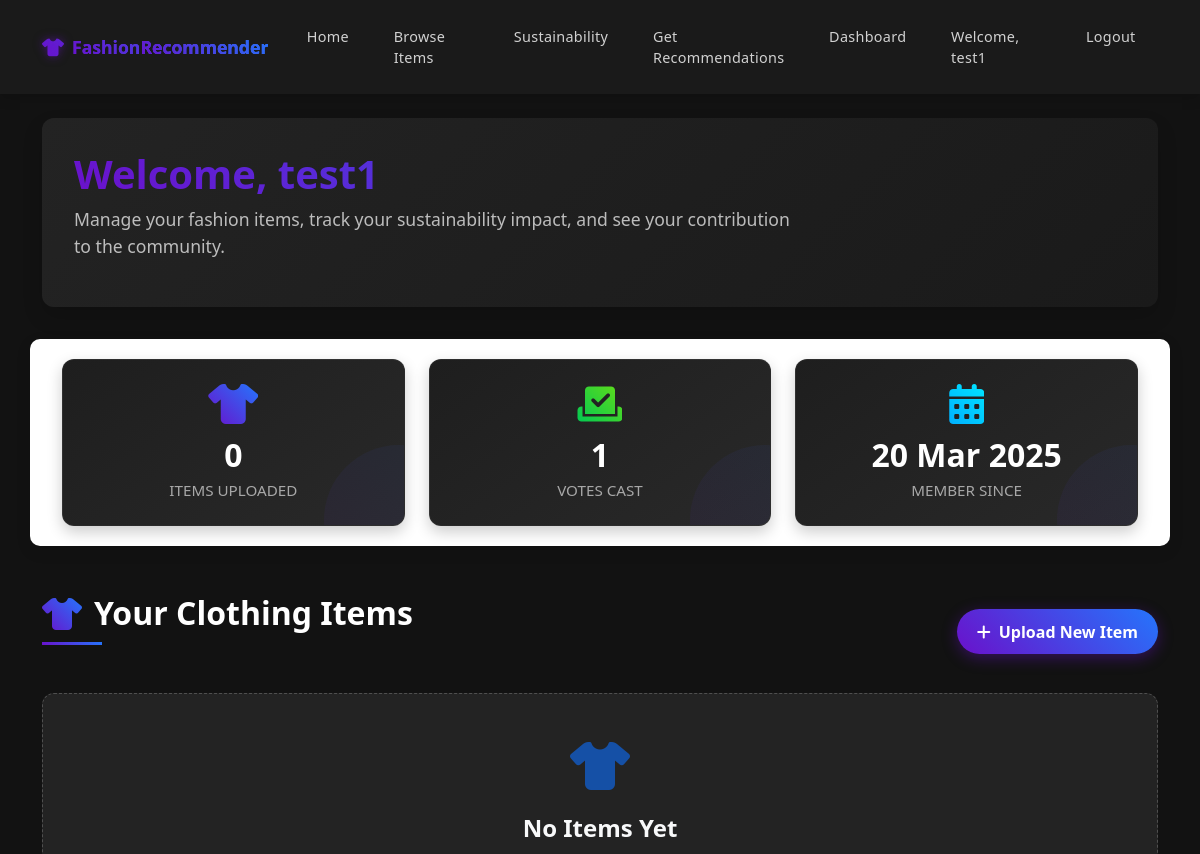
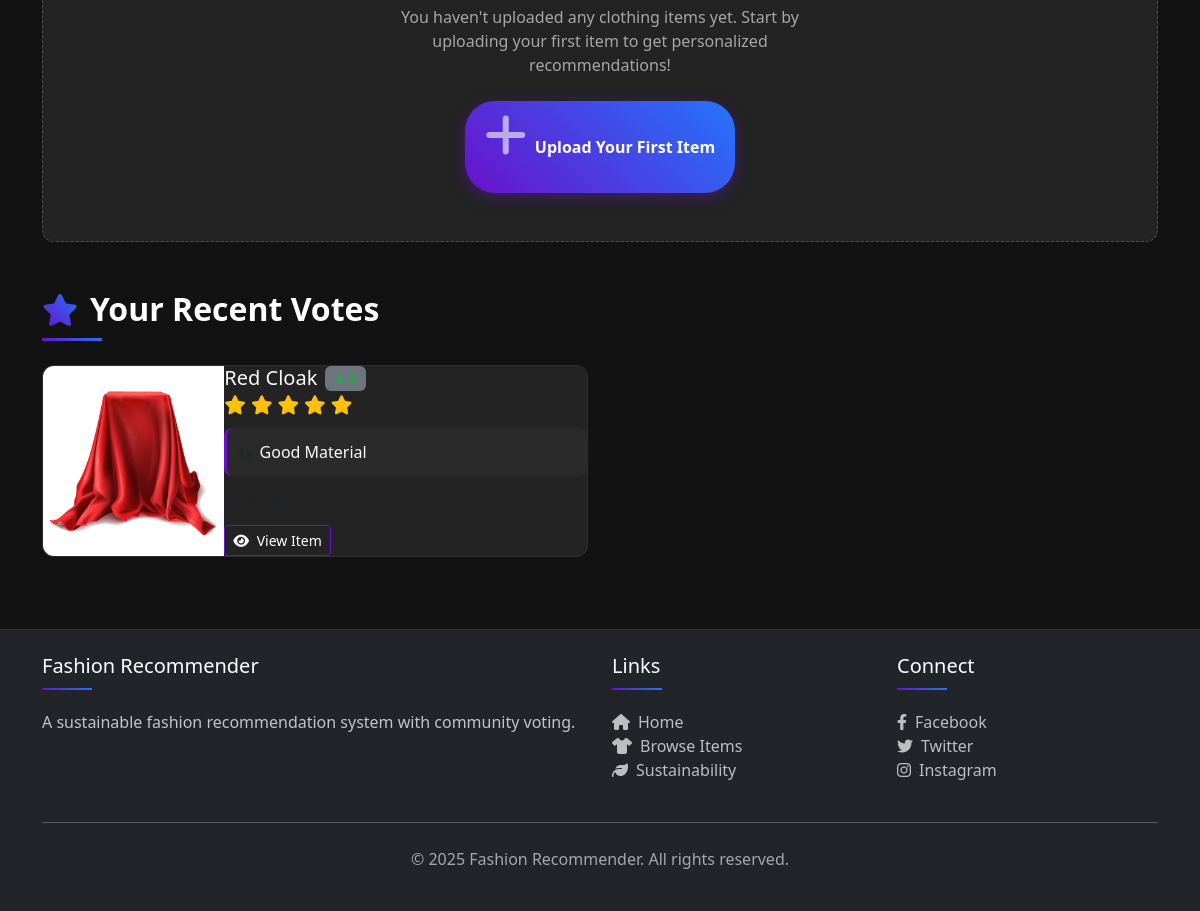
Page /dashboard (signed in) on the committed database (2 pictures, top to bottom).
### models.py (models this page shows, shortened)
class User(UserMixin, db.Model):
    id = db.Column(db.Integer, primary_key=True)
    username = db.Column(db.String(64), unique=True, nullable=False)
    email = db.Column(db.String(120), unique=True, nullable=False)
    password_hash = db.Column(db.String(128))
    role = db.Column(db.String(20), default=Role.CUSTOMER)  # Default to customer role
    created_at = db.Column(db.DateTime, default=datetime.utcnow)
    items = db.relationship('ClothingItem', backref='owner', lazy='dynamic')
    votes = db.relationship('Vote', backref='voter', lazy='dynamic')
    def is_admin(self):
        return self.role == Role.ADMIN

class Vote(db.Model):
    id = db.Column(db.Integer, primary_key=True)
    value = db.Column(db.Integer, nullable=False)  # 1-5 rating
    comment = db.Column(db.Text)
    created_at = db.Column(db.DateTime, default=datetime.utcnow)
    user_id = db.Column(db.Integer, db.ForeignKey('user.id'))
    item_id = db.Column(db.Integer, db.ForeignKey('clothing_item.id'))
    __table_args__ = (
        db.UniqueConstraint('user_id', 'item_id', name='unique_user_item_vote'),
    )

class ClothingItem(db.Model):
    id = db.Column(db.Integer, primary_key=True)
    name = db.Column(db.String(100), nullable=False)
    description = db.Column(db.Text)
    image_path = db.Column(db.String(255), nullable=False)
    sustainability_score = db.Column(db.Float, default=0.0)
    sustainability_notes = db.Column(db.Text)
    created_at = db.Column(db.DateTime, default=datetime.utcnow)
    user_id = db.Column(db.Integer, db.ForeignKey('user.id'))
    votes = db.relationship('Vote', backref='item', lazy='dynamic')

### app_simple.py (the view)
@app.route('/dashboard')
@login_required
def dashboard():
    user_items = ClothingItem.query.filter_by(user_id=current_user.id).all()
    for item in user_items:
        item.image_path = normalize_path(item.image_path)
    user_votes = Vote.query.filter_by(user_id=current_user.id).all()
    return render_template('dashboard.html', items=user_items, votes=user_votes)

### app_simple.py (called while the page is built)
@app.template_filter('normalize_path')
def normalize_path(path):
    if path:
        return path.replace('\\', '/')
    return path

@login_manager.user_loader
def load_user(user_id):
    return User.query.get(int(user_id))

### templates/dashboard.html (shortened to what this page needs)
{% extends "base.html" %}
{% block content %}
<div class="dashboard-header">
    <h1>Welcome, {{ current_user.username }}</h1>
    <p>Manage your fashion items, track your sustainability impact, and see your contribution to the community.</p>
</div>
<div class="row dashboard-stats mb-5">
    <div class="col-md-4">
        <div class="stat-card">
            <i class="fas fa-tshirt text-primary"></i>
            <h3>{{ items|length }}</h3>
            <p>ITEMS UPLOADED</p>
        </div>
    </div>
    <div class="col-md-4">
        <div class="stat-card">
            <i class="fas fa-vote-yea text-success"></i>
            <h3>{{ votes|length }}</h3>
            <p>VOTES CAST</p>
        </div>
    </div>
    <div class="col-md-4">
        <div class="stat-card">
            <i class="fas fa-calendar-alt text-info"></i>
            <h3>{{ current_user.created_at.strftime('%d %b %Y') }}</h3>
            <p>MEMBER SINCE</p>
        </div>
    </div>
</div>
<div class="row mb-4">
    <div class="col-md-12">
        <div class="d-flex justify-content-between align-items-center">
            <h2 class="section-heading"><i class="fas fa-tshirt"></i>Your Clothing Items</h2>
            <a href="{{ url_for('recommend') }}" class="btn btn-primary btn-upload">
                <i class="fas fa-plus me-2"></i>Upload New Item
            </a>
        </div>
    </div>
</div>
<div class="row">
    {% if items %}
        {% for item in items %}
        <div class="col-md-4 col-lg-3 mb-4">
            <div class="card h-100">
                <div class="sustainability-score score-{{ item.sustainability_score|int }}">
                    {{ item.sustainability_score }}
                </div>
                <img src="{{ url_for('static', filename=item.image_path|normalize_path) }}" class="card-img-top" alt="{{ item.name }}">
                <div class="card-body">
                    <h5 class="card-title">{{ item.name }}</h5>
                    <div class="rating mb-2">
                        {% set score = item.get_vote_score()|int %}
                        {% for i in range(5) %}
                            {% if i < score %}
                            <i class="fas fa-star"></i>
                            {% else %}
                            <i class="far fa-star"></i>
                            {% endif %}
                        {% endfor %}
                        <span class="text-muted ms-2">({{ item.votes.count() }})</span>
                    </div>
                    <p class="card-text small text-muted">
                        <i class="far fa-calendar-alt me-1"></i> {{ item.created_at.strftime('%d %b %Y') }}
                    </p>
                    <a href="{{ url_for('item_details', item_id=item.id) }}" class="btn btn-outline-primary w-100">
                        <i class="fas fa-eye me-1"></i> View Details
                    </a>
                </div>
            </div>
        </div>
        {% endfor %}
    {% else %}
        <div class="col-12">
            <div class="empty-state">
                <i class="fas fa-tshirt text-primary"></i>
                <h4>No Items Yet</h4>
                <p>You haven't uploaded any clothing items yet. Start by uploading your first item to get personalized recommendations!</p>
                <a href="{{ url_for('recommend') }}" class="btn btn-primary btn-upload">
                    <i class="fas fa-plus me-2"></i>Upload Your First Item
                </a>
            </div>
        </div>
    {% endif %}
</div>
<h2 class="section-heading mt-5"><i class="fas fa-star"></i>Your Recent Votes</h2>
<div class="row">
    {% if votes %}
        {% for vote in votes %}
        <div class="col-md-6 mb-4">
            <div class="votes-card">
                <div class="row g-0">
                    <div class="col-md-4">
                        <img src="{{ url_for('static', filename=vote.item.image_path|normalize_path) }}" class="img-fluid rounded-start" alt="{{ vote.item.name }}">
                    </div>
                    <div class="col-md-8">
                        <div class="card-body">
                            <h5 class="card-title d-flex align-items-center">
                                {{ vote.item.name }}
                                <span class="badge bg-secondary ms-2 score-{{ vote.item.sustainability_score|int }}">{{ vote.item.sustainability_score }}</span>
                            </h5>
                            <div class="rating mb-2">
                                {% for i in range(5) %}
                                    {% if i < vote.value %}
                                    <i class="fas fa-star"></i>
                                    {% else %}
                                    <i class="far fa-star"></i>
                                    {% endif %}
                                {% endfor %}
                            </div>
                            {% if vote.comment %}
                            <div class="vote-comment">
                                <i class="fas fa-quote-left me-2 small text-muted"></i>{{ vote.comment }}
                            </div>
                            {% endif %}
                            <p class="card-text d-flex align-items-center">
                                <small class="text-muted">
                                    <i class="far fa-calendar-alt me-1"></i> {{ vote.created_at.strftime('%d %b %Y') }}
                                </small>
                            </p>
                            <a href="{{ url_for('item_details', item_id=vote.item.id) }}" class="btn btn-sm btn-outline-primary">
                                <i class="fas fa-eye me-1"></i> View Item
                            </a>
                        </div>
                    </div>
                </div>
            </div>
        </div>
        {% endfor %}
    {% endif %}
</div>
{% endblock %}

### templates/base.html (shortened to what this page needs)
<!DOCTYPE html>
<html lang="en">
<head>
    <link href="https://cdn.jsdelivr.net/npm/bootstrap@5.3.0-alpha1/dist/css/bootstrap.min.css" rel="stylesheet">
    <link rel="stylesheet" href="https://cdnjs.cloudflare.com/ajax/libs/font-awesome/6.3.0/css/all.min.css">
    <link rel="stylesheet" href="{{ url_for('static', filename='css/style.css') }}">
</head>
<body>
    <nav class="navbar navbar-expand-lg navbar-dark navbar-compact bg-dark">
        <div class="container">
            <a class="navbar-brand" href="{{ url_for('index') }}">
                <i class="fas fa-tshirt"></i><span class="brand-text">Fashion<span>Recommender</span></span>
            </a>
            <div class="collapse navbar-collapse" id="navbarSupportedContent">
                <ul class="navbar-nav me-auto mb-2 mb-lg-0">
                    <li class="nav-item">
                        <a class="nav-link {% if request.endpoint == 'index' %}active{% endif %}" href="{{ url_for('index') }}">Home</a>
                    </li>
                    <li class="nav-item">
                        <a class="nav-link {% if request.endpoint == 'items' %}active{% endif %}" href="{{ url_for('items') }}">Browse Items</a>
                    </li>
                    <li class="nav-item">
                        <a class="nav-link {% if request.endpoint == 'sustainability' %}active{% endif %}" href="{{ url_for('sustainability') }}">Sustainability</a>
                    </li>
                    <li class="nav-item">
                        <a class="nav-link" href="http://localhost:8501/">Get Recommendations</a>
                    </li>
                    {% if current_user.is_authenticated %}
                    {% if not current_user.is_admin() %}
                    <li class="nav-item">
                        <a class="nav-link {% if request.endpoint == 'dashboard' %}active{% endif %}" href="{{ url_for('dashboard') }}">Dashboard</a>
                    </li>
                    {% endif %}
                    {% endif %}
                </ul>
                <ul class="navbar-nav">
                    {% if current_user.is_authenticated %}
                    <li class="nav-item">
                        <span class="nav-link">Welcome, {{ current_user.username }}</span>
                    </li>
                    <li class="nav-item">
                        <a class="nav-link" href="{{ url_for('logout') }}">Logout</a>
                    </li>
                    {% endif %}
                </ul>
            </div>
        </div>
    </nav>
    <div class="container mt-4">
        {% block content %}{% endblock %}
    </div>
    <footer class="bg-dark text-white mt-5 py-4">
        <div class="container">
            <div class="row">
                <div class="col-md-6">
                    <h5>Fashion Recommender</h5>
                    <p class="text-light opacity-75">A sustainable fashion recommendation system with community voting.</p>
                </div>
                <div class="col-md-3">
                    <h5>Links</h5>
                    <ul class="list-unstyled">
                        <li><a href="{{ url_for('index') }}"><i class="fas fa-home me-2"></i>Home</a></li>
                        <li><a href="{{ url_for('items') }}"><i class="fas fa-tshirt me-2"></i>Browse Items</a></li>
                        <li><a href="{{ url_for('sustainability') }}"><i class="fas fa-leaf me-2"></i>Sustainability</a></li>
                    </ul>
                </div>
                <div class="col-md-3">
                    <h5>Connect</h5>
                    <ul class="list-unstyled">
                        <li><a href="#"><i class="fab fa-facebook-f me-2"></i>Facebook</a></li>
                        <li><a href="#"><i class="fab fa-twitter me-2"></i>Twitter</a></li>
                        <li><a href="#"><i class="fab fa-instagram me-2"></i>Instagram</a></li>
                    </ul>
                </div>
            </div>
            <hr class="my-4 opacity-25">
            <div class="text-center">
                <p>&copy; 2025 Fashion Recommender. All rights reserved.</p>
            </div>
        </div>
    </footer>
</body>
</html>

### static/css/style.css (style rules this page uses)
body { font-family: 'Segoe UI', Tahoma, Geneva, Verdana, sans-serif; background-color: #f8f9fa; color: #333; }
.rating { color: #ffc107; font-size: 1.2rem; }
.score-4, .score-5 { color: #28a745; }
.dashboard-stats { background-color: white; border-radius: 10px; padding: 20px; box-shadow: 0 5px 15px rgba(0, 0, 0, 0.1); margin-bottom: 30px; }
.stat-card { text-align: center; padding: 15px; border-radius: 5px; background-color: #f8f9fa; }
.stat-card i { font-size: 2rem; margin-bottom: 10px; }
.navbar-compact { padding-top: 0.3rem; padding-bottom: 0.3rem; }
.navbar-compact .navbar-brand { font-size: 1.1rem; }
.navbar-compact .nav-link { padding-top: 0.3rem; padding-bottom: 0.3rem; font-size: 0.9rem; }

### templates/base.html (style rules this page uses)
body { background-color: #121212; color: #f8f9fa; font-family: 'Segoe UI', Tahoma, Geneva, Verdana, sans-serif; }
.navbar-dark { background-color: #1a1a1a !important; box-shadow: 0 4px 12px rgba(0, 0, 0, 0.15); padding: 0.8rem 0 !important; }
.navbar-brand { font-weight: 700; font-size: 1.4rem; background: linear-gradient(45deg, #6a11cb, #2575fc); -webkit-background-clip: text; -webkit-text-fill-color: transparent; padding: 0.5rem 0; transition: transform 0.3s ease; }
.navbar-brand i { color: #6a11cb; margin-right: 8px; text-shadow: 0 0 10px rgba(106, 17, 203, 0.5); }
.brand-text { background: linear-gradient(45deg, #6a11cb, #2575fc); -webkit-background-clip: text; -webkit-text-fill-color: transparent; display: inline-block; }
.brand-text span { background: inherit; -webkit-background-clip: text; -webkit-text-fill-color: transparent; }
.nav-link { color: rgba(255, 255, 255, 0.8) !important; position: relative; padding: 0.8rem 1.2rem !important; margin: 0 0.2rem; transition: all 0.4s cubic-bezier(0.68, -0.55, 0.265, 1.55); font-weight: 500; letter-spacing: 0.3px; }
.nav-link::after { content: ''; position: absolute; width: 0; height: 2px; bottom: 5px; left: 50%; background: linear-gradient(45deg, #6a11cb, #2575fc); transition: all 0.4s cubic-bezier(0.68, -0.55, 0.265, 1.55); transform: translateX(-50%); opacity: 0; }
footer { background-color: #1a1a1a !important; border-top: 1px solid rgba(255, 255, 255, 0.05); padding: 3rem 0 !important; margin-top: 3rem !important; }
footer h5 { color: #fff; margin-bottom: 1.25rem; position: relative; padding-bottom: 0.75rem; }
footer h5::after { content: ''; position: absolute; bottom: 0; left: 0; width: 50px; height: 2px; background: linear-gradient(45deg, #6a11cb, #2575fc); }
footer a { color: rgba(255, 255, 255, 0.7) !important; transition: all 0.3s ease; text-decoration: none; }
footer .text-center p { color: rgba(255, 255, 255, 0.6); }
.btn-outline-primary { border-color: #6a11cb; color: #fff; }

### rows in the picture
User: username "test1", created_at "20 Mar 2025"
Vote: image_path (picture), item.name "Red Cloak", value 5 (drawn), comment "Good Material"

### other values in the picture
{{ items|length }} "0"
{{ votes|length }} "1"
